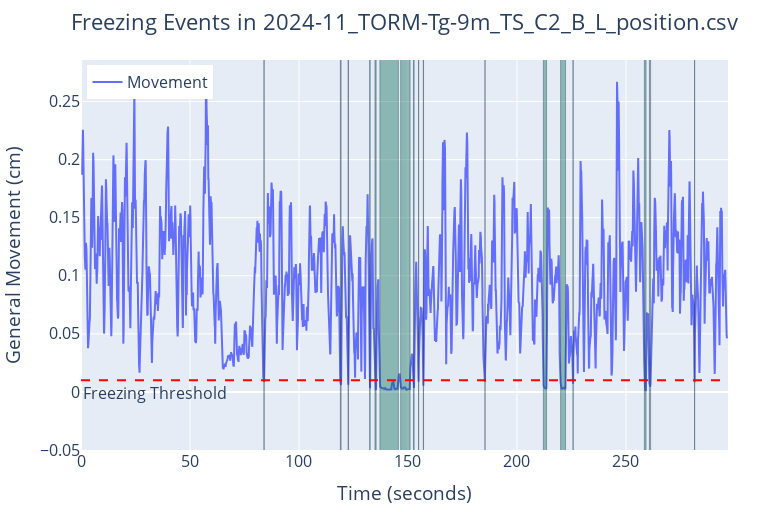

Write notebook code for a chart like this one.
### Code cell
def plot_freezing(file, fps, threshold=0.01):
    
    # Load the CSV
    df = pd.read_csv(file)

    # Filter the position columns and exclude 'tail'
    position = df.filter(regex='_x|_y').filter(regex='^(?!.*tail_2)').filter(regex='^(?!.*tail_3)').copy()

    # Calculate movement based on the standard deviation of the difference in positions over a rolling window
    video_fps = 30  # Adjust as necessary
    movement = position.diff().rolling(window=int(fps), center=True).std().mean(axis=1)

    # Create a DataFrame indicating freezing events (when movement is below 0.01)
    freezing = pd.DataFrame(np.where(movement < threshold, 1, 0), columns=['freezing'])

    # Create a time axis (frame number divided by frame rate gives time in seconds)
    time = np.arange(len(movement)) / fps

    # Create the plot using Plotly
    fig = go.Figure()

    # Add the movement line
    fig.add_trace(go.Scatter(x=time, y=movement, mode='lines', name='Movement'))

    # Identify the start and end of freezing events
    freezing['change'] = freezing['freezing'].diff()
    freezing['event_id'] = (freezing['change'] == 1).cumsum()  # Create groups of consecutive 1's

    # Filter for events where freezing is 1
    events = freezing[freezing['freezing'] == 1]

    # Iterate over each event and add shapes
    for event_id, group in events.groupby('event_id'):
        start_index = group.index[0]
        end_index = group.index[-1]
        # Add the rectangle from the start to the end of the event
        fig.add_shape(
            type='rect',
            x0=time[start_index], x1=time[end_index + 1],  # Adjust x1 to include the last time point
            y0=-0.1, y1=1.5,
            fillcolor='rgba(0, 100, 80, 0.4)',
            line=dict(width=0.4)
        )

    # Add a horizontal line for the freezing threshold
    fig.add_hline(y=threshold, line=dict(color='red', dash='dash'),
              annotation_text='Freezing Threshold', annotation_position='bottom left')

    # Customize the layout
    fig.update_layout(
        title=dict(
        text=f'Freezing Events in {os.path.basename(example)}',
        x=0.5,
        xanchor='center',
        xref='paper'),
        xaxis_title='Time (seconds)',
        yaxis_title='General Movement (cm)',
        yaxis=dict(range=[-0.05, movement.max() * 1.05]),  # Adjust y-axis
        legend=dict(yanchor="bottom", y=0.9, xanchor="left", x=0.01),  # Position the legend above the plot
        margin=dict(t=60, b=20, l=60, r=40),  # Adjust margins for better layout
        showlegend=True,
        width=768,
        height=512,
        font=dict(size=16)
    )

    # Show the plot
    fig.show()

# Plot freezing events
plot_freezing(example, fps = video_fps)

### Figure 1 — Plotly figure (JSON) as saved in the notebook; plotly's stock layout.template omitted (floating-point values rounded to 4 significant figures; data arrays with more than 128 entries replaced by an {"elided": "..."} marker saying what was removed)
{"data": [{"mode": "lines", "name": "Movement", "type": "scatter", "x": {"elided": "8905 float values"}, "y": {"elided": "8905 float values"}}], "layout": {"annotations": [{"showarrow": false, "text": "Freezing Threshold", "x": 0, "xanchor": "left", "xref": "x domain", "y": 0.01, "yanchor": "top", "yref": "y"}], "font": {"size": 16}, "height": 512, "legend": {"x": 0.01, "xanchor": "left", "y": 0.9, "yanchor": "bottom"}, "margin": {"b": 20, "l": 60, "r": 40, "t": 60}, "shapes": [{"fillcolor": "rgba(0, 100, 80, 0.4)", "line": {"width": 0.4}, "type": "rect", "x0": 83.9, "x1": 84.03, "y0": -0.1, "y1": 1.5}, {"fillcolor": "rgba(0, 100, 80, 0.4)", "line": {"width": 0.4}, "type": "rect", "x0": 119.0, "x1": 119.3, "y0": -0.1, "y1": 1.5}, {"fillcolor": "rgba(0, 100, 80, 0.4)", "line": {"width": 0.4}, "type": "rect", "x0": 122.5, "x1": 122.7, "y0": -0.1, "y1": 1.5}, {"fillcolor": "rgba(0, 100, 80, 0.4)", "line": {"width": 0.4}, "type": "rect", "x0": 132.4, "x1": 132.7, "y0": -0.1, "y1": 1.5}, {"fillcolor": "rgba(0, 100, 80, 0.4)", "line": {"width": 0.4}, "type": "rect", "x0": 134.8, "x1": 135.4, "y0": -0.1, "y1": 1.5}, {"fillcolor": "rgba(0, 100, 80, 0.4)", "line": {"width": 0.4}, "type": "rect", "x0": 137.1, "x1": 145.6, "y0": -0.1, "y1": 1.5}, {"fillcolor": "rgba(0, 100, 80, 0.4)", "line": {"width": 0.4}, "type": "rect", "x0": 146.6, "x1": 151.0, "y0": -0.1, "y1": 1.5}, {"fillcolor": "rgba(0, 100, 80, 0.4)", "line": {"width": 0.4}, "type": "rect", "x0": 152.5, "x1": 152.8, "y0": -0.1, "y1": 1.5}, {"fillcolor": "rgba(0, 100, 80, 0.4)", "line": {"width": 0.4}, "type": "rect", "x0": 154.8, "x1": 154.9, "y0": -0.1, "y1": 1.5}, {"fillcolor": "rgba(0, 100, 80, 0.4)", "line": {"width": 0.4}, "type": "rect", "x0": 157, "x1": 157.1, "y0": -0.1, "y1": 1.5}, {"fillcolor": "rgba(0, 100, 80, 0.4)", "line": {"width": 0.4}, "type": "rect", "x0": 185.3, "x1": 185.4, "y0": -0.1, "y1": 1.5}, {"fillcolor": "rgba(0, 100, 80, 0.4)", "line": {"width": 0.4}, "type": "rect", "x0": 212.1, "x1": 213.6, "y0": -0.1, "y1": 1.5}, {"fillcolor": "rgba(0, 100, 80, 0.4)", "line": {"width": 0.4}, "type": "rect", "x0": 220, "x1": 222.3, "y0": -0.1, "y1": 1.5}, {"fillcolor": "rgba(0, 100, 80, 0.4)", "line": {"width": 0.4}, "type": "rect", "x0": 225.7, "x1": 225.8, "y0": -0.1, "y1": 1.5}, {"fillcolor": "rgba(0, 100, 80, 0.4)", "line": {"width": 0.4}, "type": "rect", "x0": 258.4, "x1": 259.2, "y0": -0.1, "y1": 1.5}, {"fillcolor": "rgba(0, 100, 80, 0.4)", "line": {"width": 0.4}, "type": "rect", "x0": 260.7, "x1": 261.3, "y0": -0.1, "y1": 1.5}, {"fillcolor": "rgba(0, 100, 80, 0.4)", "line": {"width": 0.4}, "type": "rect", "x0": 281.4, "x1": 281.5, "y0": -0.1, "y1": 1.5}, {"line": {"color": "red", "dash": "dash"}, "type": "line", "x0": 0, "x1": 1, "xref": "x domain", "y0": 0.01, "y1": 0.01, "yref": "y"}], "showlegend": true, "title": {"text": "Freezing Events in 2024-11_TORM-Tg-9m_TS_C2_B_L_position.csv", "x": 0.5, "xanchor": "center", "xref": "paper"}, "width": 768, "xaxis": {"title": {"text": "Time (seconds)"}}, "yaxis": {"range": [-0.05, 0.2858], "title": {"text": "General Movement (cm)"}}}}
